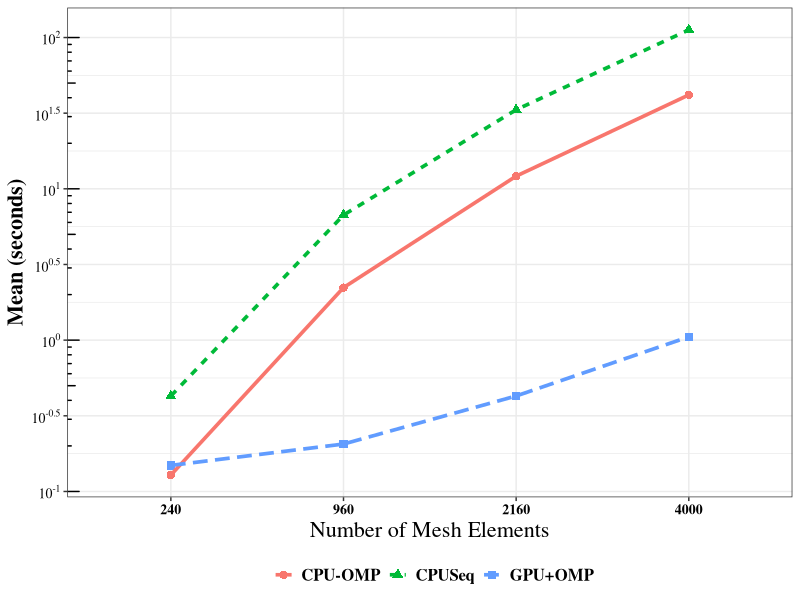

Source code (R):
library(ggplot2)

size <- c(240, 960, 2160, 4000)
# Mean
CPUseq <- cbind(size, "CPUSeq", c(0.42745741009906246, 6.710403074195104, 33.322337080031865, 112.33468089220212))
CPUOMP <- cbind(size, "CPU-OMP", c(0.12838128153331732, 2.2240155914022277, 12.135257472735248, 41.76173592719715 ))
GPU <-  cbind(size, "GPU+OMP", c(0.14864438673248515, 0.20578972496829617, 0.427673206096127, 1.05179645329578))
DF <- data.frame(rbind(CPUseq, CPUOMP, GPU))
names(DF) <- c("Size", "Version", "Mean")
DF$Size <- factor(DF$Size, levels = c("240", "960", "2160", "4000"))
DF$Mean <- as.numeric(as.character(DF$Mean))

Graph <- ggplot(DF, aes(x = Size, y = Mean, color = Version, group = Version)) + 
  geom_point(size = 2.5,mapping = aes(shape=Version)) + 
  geom_line(aes(linetype = Version), size=1.25) +
  theme_bw() + 
#  scale_colour_manual(values=c(cbbPalette)) +
#  scale_fill_manual(values=c(cbbPalette)) +
  scale_y_log10(breaks = scales::trans_breaks("log10", function(x) 10^x),
              labels = scales::trans_format("log10", scales::math_format(10^.x)))  + 
  annotation_logticks(sides = "l")  +
  ylab("Mean (seconds)") + 
  xlab(expression(paste("Number of Mesh Elements"))) +
  theme(plot.title = element_text(family = "Times", face="bold", size=16)) +
  theme(plot.title = element_text(hjust = 0.5)) +
  theme(axis.title = element_text(family = "Times", face="bold", size=16)) +
  theme(axis.text  = element_text(family = "Times", face="bold", size=10, colour = "Black")) +
  theme(legend.title  = element_text(family = "Times", face="bold", size=0)) +
  theme(legend.text  = element_text(family = "Times", face="bold", size=12)) +
  theme(legend.key.size = unit(5, "cm")) +
  theme(legend.direction = "horizontal",
        legend.position = "bottom",
        legend.key=element_rect(size=0),
        legend.key.size = unit(1, "lines")) +
  guides(col = guide_legend(nrow = 1))
ggsave(paste("~/Giuliano-plots.pdf",sep=""), Graph,  height=10, width=15, units="cm")


# Median
CPUseq <- c(0.4790759129991784, 7.484063304498704, 37.15695717749986, 123.71510654349913 )
CPUOMP <- c(0.15920984800322913, 3.2040811575134285, 16.986593497509602, 56.69127115351148 )
GPU <-  c(0.12808945053257048, 0.3175889280100819, 1.0840124645328615,  3.266195518517634)
